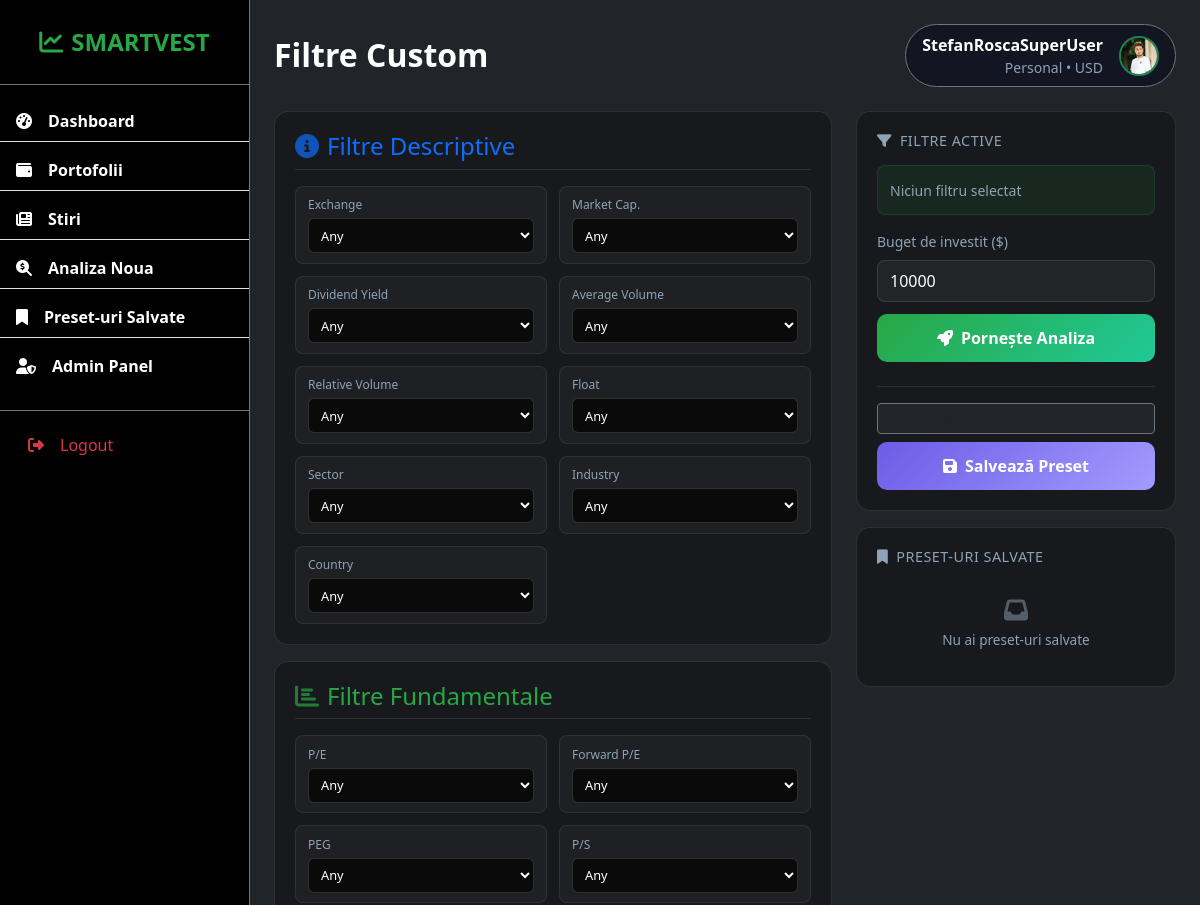
Page /analysis/custom-filters/ (signed in, upper part) on the earlier database version.
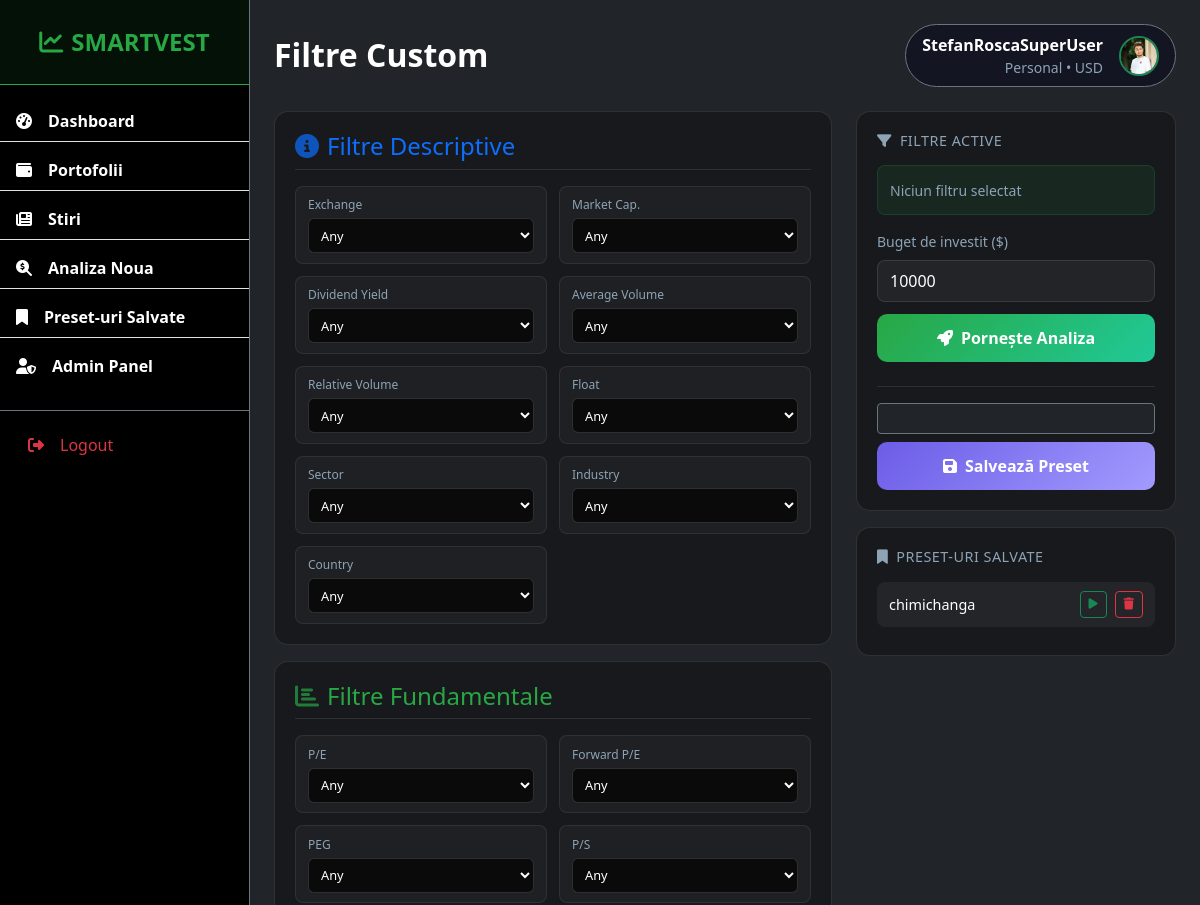
Same page on the later database version.
### SmartVest/models.py (models this page shows, shortened)
class UserProfile(models.Model):
    user = models.OneToOneField(User, on_delete=models.CASCADE)
    avatar = models.ImageField(upload_to='avatars/', default='avatars/default.png', blank=True)
    bio = models.TextField(max_length=500, blank=True)

class FilterPreset(models.Model):
    user = models.ForeignKey(User, on_delete=models.CASCADE)
    name = models.CharField(max_length=100)
    description = models.TextField(blank=True, default='')  # User notes about this preset
    filters = models.JSONField(default=dict)  # Stores Finviz filter key-value pairs
    created_at = models.DateTimeField(auto_now_add=True)
    updated_at = models.DateTimeField(auto_now=True)
    class Meta:
        ordering = ['-created_at']

### SmartVest/views.py (the view)
# urls.py: path('analysis/custom-filters/', views.custom_filters, name='custom-filters'),
@login_required
def custom_filters(request):
    presets = FilterPreset.objects.filter(user=request.user)
    context = {
        'filters': FINVIZ_FILTERS,
        'presets': presets,
        'filters_json': json.dumps(FINVIZ_FILTERS)
    }
    return render(request, 'SmartVest/custom_filters.html', context)

### templates/SmartVest/custom_filters.html (shortened to what this page needs)
{% extends 'base.html' %}
{% block header_title %}Filtre Custom{% endblock %}
{% block content %}
<div class="filters-container">
    <div class="filters-main">
        <div class="filter-section descriptive">
            <h4><i class="fas fa-info-circle"></i> Filtre Descriptive</h4>
            <div class="filter-grid">
                {% for key, values in filters.descriptive.items %}
                <div class="filter-item" data-filter="{{ key }}">
                    <label>{{ key }}</label>
                    <select name="{{ key }}" onchange="updateFilter('{{ key }}', this.value)">
                        {% for val in values %}
                        <option value="{{ val }}">{{ val }}</option>
                        {% endfor %}
                    </select>
                </div>
                {% endfor %}
            </div>
        </div>
        <div class="filter-section fundamental">
            <h4><i class="fas fa-chart-bar"></i> Filtre Fundamentale</h4>
            <div class="filter-grid">
                {% for key, values in filters.fundamental.items %}
                <div class="filter-item" data-filter="{{ key }}">
                    <label>{{ key }}</label>
                    <select name="{{ key }}" onchange="updateFilter('{{ key }}', this.value)">
                        {% for val in values %}
                        <option value="{{ val }}">{{ val }}</option>
                        {% endfor %}
                    </select>
                </div>
                {% endfor %}
            </div>
        </div>
    </div>
    <div class="sidebar-panel">
        <div class="actions-panel">
            <h5><i class="fas fa-filter me-2"></i>Filtre Active</h5>
            <div class="active-filters" id="activeFilters">
                <span class="text-muted small">Niciun filtru selectat</span>
            </div>
            <label class="small text-muted mb-2 d-block">Buget de investit ($)</label>
            <input type="number" class="investment-input" id="investmentAmount" value="10000" min="1000" step="100">
            <button class="btn btn-run-analysis text-white mb-2" onclick="runAnalysis()">
                <i class="fas fa-rocket me-2"></i>Pornește Analiza
            </button>
            <hr class="border-secondary my-3">
            <div class="input-group mb-2">
                <input type="text" class="form-control form-control-sm bg-dark text-white border-secondary"
                    id="presetName" placeholder="Nume preset...">
            </div>
            <button class="btn btn-save-preset text-white" onclick="savePreset()">
                <i class="fas fa-save me-2"></i>Salvează Preset
            </button>
        </div>
        <div class="presets-panel">
            <h5><i class="fas fa-bookmark me-2"></i>Preset-uri Salvate</h5>
            {% if presets %}
            {% for preset in presets %}
            <div class="preset-item">
                <span class="preset-name">{{ preset.name }}</span>
                <div class="preset-actions">
                    <a href="{% url 'run-with-preset' preset.pk %}?budget=10000" class="btn btn-sm btn-outline-success"
                        title="Rulează">
                        <i class="fas fa-play"></i>
                    </a>
                    <a href="{% url 'delete-preset' preset.pk %}" class="btn btn-sm btn-outline-danger" title="Șterge">
                        <i class="fas fa-trash"></i>
                    </a>
                </div>
            </div>
            {% endfor %}
            {% else %}
            <div class="no-presets">
                <i class="fas fa-inbox mb-2" style="font-size: 1.5rem; opacity: 0.5;"></i>
                <p class="mb-0">Nu ai preset-uri salvate</p>
            </div>
            {% endif %}
        </div>
    </div>
</div>
{% endblock %}

### templates/base.html (shortened to what this page needs)
<!DOCTYPE html>
<html lang="en">
<head>
    <link href="https://cdn.jsdelivr.net/npm/bootstrap@5.3.0/dist/css/bootstrap.min.css" rel="stylesheet">
    <link rel="stylesheet" href="https://cdnjs.cloudflare.com/ajax/libs/font-awesome/6.4.0/css/all.min.css">
    <link rel="stylesheet" href="/static/css/style.css">
</head>
<body class="bg-dark text-white">
    <div class="d-flex" id="wrapper">
        {% if user.is_authenticated %}
        <div class="bg-black border-end border-secondary sidebar-wrapper" id="sidebar-wrapper">
            <a href="{% url 'home' %}" class="text-decoration-none">
                <div
                    class="sidebar-heading text-center py-4 primary-text fs-4 fw-bold text-uppercase border-bottom border-secondary mb-3 logo-link">
                    <i class="fas fa-chart-line me-2 text-success"></i><span class="text-white">SmartVest</span>
                </div>
            </a>
            <div class="list-group list-group-flush my-3">
                <a href="{% url 'home' %}"
                    class="list-group-item list-group-item-action bg-transparent text-white fw-bold mb-2 sidebar-link">
                    <i class="fas fa-tachometer-alt me-3"></i>Dashboard
                </a>
                <a href="{% url 'portfolio-list' %}"
                    class="list-group-item list-group-item-action bg-transparent text-white fw-bold mb-2 sidebar-link">
                    <i class="fas fa-wallet me-3"></i>Portofolii
                </a>
                <a href="{% url 'market-news' %}"
                    class="list-group-item list-group-item-action bg-transparent text-white fw-bold mb-2 sidebar-link">
                    <i class="fas fa-newspaper me-3"></i>Stiri
                </a>
                <a href="{% url 'run-analysis' %}"
                    class="list-group-item list-group-item-action bg-transparent text-white fw-bold mb-2 sidebar-link">
                    <i class="fas fa-search-dollar me-3"></i>Analiza Noua
                </a>
                <a href="{% url 'presets-list' %}"
                    class="list-group-item list-group-item-action bg-transparent text-white fw-bold mb-2 sidebar-link">
                    <i class="fas fa-bookmark me-3"></i>Preset-uri Salvate
                </a>
                {% if user.is_superuser %}
                <a href="{% url 'admin-dashboard' %}"
                    class="list-group-item list-group-item-action bg-transparent text-white fw-bold mb-2 sidebar-link">
                    <i class="fas fa-user-shield me-3"></i>Admin Panel
                </a>
                {% endif %}
            </div>
            <div class="mt-auto p-3 border-top border-secondary">
                <form action="{% url 'logout' %}" method="post">
                    <button type="submit" class="btn btn-outline-danger w-100 border-0 text-start">
                        <i class="fas fa-sign-out-alt me-3"></i>Logout
                    </button>
                </form>
            </div>
        </div>
        {% endif %}
        <div id="page-content-wrapper" class="w-100">
            <nav class="navbar navbar-expand-lg navbar-dark bg-transparent py-4 px-4">
                <div class="d-flex align-items-center">
                    <h2 class="fs-2 m-0 text-white fw-bold">{% block header_title %}Meniu principal{% endblock %}</h2>
                </div>
                <div class="collapse navbar-collapse" id="navbarSupportedContent">
                    <ul class="navbar-nav ms-auto mb-2 mb-lg-0">
                        <li class="nav-item">
                            <a href="{% url 'profile' %}" class="text-decoration-none">
                                <div
                                    class="d-flex align-items-center text-white bg-dark-card rounded-pill px-3 py-2 ms-3 border border-secondary component-bg">
                                    {% if user.is_authenticated %}
                                    <div class="me-3 text-end d-none d-md-block">
                                        <span class="d-block fw-bold text-white">{{ user.username }}</span>
                                        <span class="d-block small text-muted">Personal • USD</span>
                                    </div>
                                    {% if user.userprofile.avatar %}
                                    <img src="{{ user.userprofile.avatar.url }}"
                                        class="rounded-circle border border-2 border-success"
                                        style="width: 40px; height: 40px; object-fit: cover;">
                                    {% else %}
                                    <div class="rounded-circle bg-secondary d-flex justify-content-center align-items-center text-white fw-bold"
                                        style="width: 40px; height: 40px;">
                                        {{ user.username|slice:":1"|upper }}
                                    </div>
                                    {% endif %}
                                    {% else %}
                                    <a href="{% url 'login' %}"
                                        class="btn btn-sm btn-success rounded-pill px-4">Login</a>
                                    {% endif %}
                                </div>
                            </a>
                        </li>
                    </ul>
                </div>
            </nav>
            <div class="container-fluid px-4 pb-5">
                {% block content %}{% endblock %}
            </div>
        </div>
    </div>
</body>
</html>

### static/css/style.css (style rules this page uses)
:root { --main-bg-color: #0b0f19; --secondary-bg-color: #131622; --sidebar-bg-color: #000000; --text-main: #ffffff; --text-secondary: #8da3b6; --accent-green: #28a745; --accent-red: #dc3545; }
body { background-color: var(--main-bg-color) !important; font-family: 'Segoe UI', Tahoma, Geneva, Verdana, sans-serif; color: var(--text-main); overflow-x: hidden; }
#wrapper { overflow-x: hidden; min-height: 100vh; }
#sidebar-wrapper { min-height: 100vh; width: 250px; margin-left: 0; transition: margin 0.25s ease-out; background-color: var(--sidebar-bg-color) !important; flex-shrink: 0; }
#page-content-wrapper { min-width: 0; width: 100%; }
.sidebar-link { transition: all 0.3s; border-right: 4px solid transparent; }
.logo-link { transition: all 0.3s ease; cursor: pointer; }
.bg-dark-card { background-color: var(--secondary-bg-color); }
.component-bg { background-color: var(--secondary-bg-color); }
.text-success { color: var(--accent-green) !important; }
.text-muted { color: var(--text-secondary) !important; }

### templates/SmartVest/custom_filters.html (style rules this page uses)
.filters-container { display: grid; grid-template-columns: 1fr 320px; gap: 1.5rem; }
.filter-section { background: rgba(0, 0, 0, 0.3); border-radius: 14px; padding: 1.25rem; border: 1px solid rgba(255, 255, 255, 0.1); margin-bottom: 1rem; }
.filter-section h4 { margin-bottom: 1rem; padding-bottom: 0.5rem; border-bottom: 1px solid rgba(255, 255, 255, 0.1); display: flex; align-items: center; gap: 0.5rem; }
.filter-section h4 i { opacity: 0.7; }
.filter-section.descriptive h4 { color: #0d6efd; }
.filter-section.fundamental h4 { color: #28a745; }
.filter-grid { display: grid; grid-template-columns: repeat(auto-fill, minmax(200px, 1fr)); gap: 0.75rem; }
.filter-item { background: rgba(255, 255, 255, 0.03); border: 1px solid rgba(255, 255, 255, 0.08); border-radius: 8px; padding: 0.6rem 0.75rem; }
.filter-item label { font-size: 0.75rem; color: var(--text-secondary); display: block; margin-bottom: 0.25rem; }
.filter-item select { width: 100%; background: #0a0a0a; border: 1px solid rgba(255, 255, 255, 0.15); border-radius: 6px; color: white; padding: 0.4rem 0.5rem; font-size: 0.8rem; cursor: pointer; }
.filter-item select option { background: #0a0a0a; color: white; padding: 0.5rem; }
.sidebar-panel { position: sticky; top: 1rem; }
.presets-panel, .actions-panel { background: rgba(0, 0, 0, 0.3); border-radius: 14px; padding: 1.25rem; border: 1px solid rgba(255, 255, 255, 0.1); margin-bottom: 1rem; }
.presets-panel h5, .actions-panel h5 { margin-bottom: 1rem; font-size: 0.9rem; color: var(--text-secondary); text-transform: uppercase; letter-spacing: 0.5px; }
.preset-item { display: flex; align-items: center; justify-content: space-between; padding: 0.6rem 0.75rem; background: rgba(255, 255, 255, 0.05); border-radius: 8px; margin-bottom: 0.5rem; cursor: pointer; transition: all 0.2s; }
.preset-item .preset-name { font-weight: 500; font-size: 0.9rem; }
.preset-item .preset-actions { display: flex; gap: 0.5rem; }
.preset-item .btn-sm { padding: 0.2rem 0.5rem; font-size: 0.75rem; }
.active-filters { background: rgba(40, 167, 69, 0.1); border: 1px solid rgba(40, 167, 69, 0.2); border-radius: 8px; padding: 0.75rem; margin-bottom: 1rem; max-height: 150px; overflow-y: auto; }
.btn-save-preset { background: linear-gradient(135deg, #6c5ce7 0%, #a29bfe 100%); border: none; width: 100%; padding: 0.75rem; border-radius: 10px; font-weight: 600; transition: all 0.3s; }
.btn-run-analysis { background: linear-gradient(135deg, #28a745 0%, #20c997 100%); border: none; width: 100%; padding: 0.75rem; border-radius: 10px; font-weight: 600; transition: all 0.3s; }
.investment-input { background: rgba(255, 255, 255, 0.05); border: 1px solid rgba(255, 255, 255, 0.1); border-radius: 8px; color: white; padding: 0.5rem 0.75rem; width: 100%; margin-bottom: 0.75rem; }

Differences in the rows shown:
added FilterPreset: name "chimichanga"
Other differences:
text no longer shown: "Nu ai preset-uri salvate"
